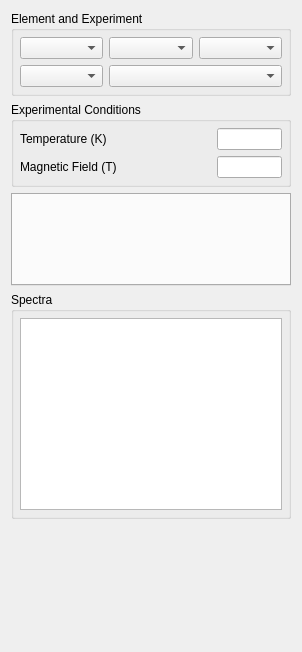
<?xml version="1.0" encoding="UTF-8"?>
<ui version="4.0">
 <class>generalPage</class>
 <widget class="QWidget" name="generalPage">
  <property name="geometry">
   <rect>
    <x>0</x>
    <y>0</y>
    <width>302</width>
    <height>652</height>
   </rect>
  </property>
  <property name="windowTitle">
   <string>Form</string>
  </property>
  <layout class="QVBoxLayout" name="verticalLayout_2">
   <item>
    <widget class="QGroupBox" name="elementAndExperimentGroupBox">
     <property name="minimumSize">
      <size>
       <width>240</width>
       <height>0</height>
      </size>
     </property>
     <property name="title">
      <string>Element and Experiment</string>
     </property>
     <layout class="QGridLayout" name="elementAndExperimentLayout">
      <property name="leftMargin">
       <number>6</number>
      </property>
      <property name="topMargin">
       <number>6</number>
      </property>
      <property name="rightMargin">
       <number>6</number>
      </property>
      <property name="bottomMargin">
       <number>6</number>
      </property>
      <property name="verticalSpacing">
       <number>6</number>
      </property>
      <item row="0" column="2">
       <widget class="ComboBox" name="symmetryComboBox">
        <property name="sizePolicy">
         <sizepolicy hsizetype="Ignored" vsizetype="Fixed">
          <horstretch>0</horstretch>
          <verstretch>0</verstretch>
         </sizepolicy>
        </property>
        <property name="toolTip">
         <string>Symmetry</string>
        </property>
       </widget>
      </item>
      <item row="0" column="0">
       <widget class="ComboBox" name="symbolComboBox">
        <property name="sizePolicy">
         <sizepolicy hsizetype="Ignored" vsizetype="Fixed">
          <horstretch>0</horstretch>
          <verstretch>0</verstretch>
         </sizepolicy>
        </property>
        <property name="toolTip">
         <string>Element</string>
        </property>
       </widget>
      </item>
      <item row="0" column="1">
       <widget class="ComboBox" name="chargeComboBox">
        <property name="sizePolicy">
         <sizepolicy hsizetype="Ignored" vsizetype="Fixed">
          <horstretch>0</horstretch>
          <verstretch>0</verstretch>
         </sizepolicy>
        </property>
        <property name="toolTip">
         <string>Charge</string>
        </property>
       </widget>
      </item>
      <item row="1" column="0">
       <widget class="ComboBox" name="experimentComboBox">
        <property name="sizePolicy">
         <sizepolicy hsizetype="Ignored" vsizetype="Fixed">
          <horstretch>0</horstretch>
          <verstretch>0</verstretch>
         </sizepolicy>
        </property>
        <property name="toolTip">
         <string>Experiment</string>
        </property>
       </widget>
      </item>
      <item row="1" column="1" colspan="2">
       <widget class="ComboBox" name="edgeComboBox">
        <property name="toolTip">
         <string>Edge</string>
        </property>
       </widget>
      </item>
     </layout>
    </widget>
   </item>
   <item>
    <widget class="QGroupBox" name="experimentalGroupBox">
     <property name="title">
      <string>Experimental Conditions</string>
     </property>
     <layout class="QVBoxLayout" name="experimentalConditionsLayout">
      <property name="leftMargin">
       <number>6</number>
      </property>
      <property name="topMargin">
       <number>6</number>
      </property>
      <property name="rightMargin">
       <number>6</number>
      </property>
      <property name="bottomMargin">
       <number>6</number>
      </property>
      <item>
       <layout class="QGridLayout" name="experimentalGridLayout">
        <property name="spacing">
         <number>6</number>
        </property>
        <item row="2" column="0">
         <widget class="QLabel" name="magneticFieldLabel">
          <property name="text">
           <string>Magnetic Field (T)</string>
          </property>
         </widget>
        </item>
        <item row="0" column="0">
         <widget class="QLabel" name="temperatureLabel">
          <property name="sizePolicy">
           <sizepolicy hsizetype="Preferred" vsizetype="Preferred">
            <horstretch>0</horstretch>
            <verstretch>0</verstretch>
           </sizepolicy>
          </property>
          <property name="text">
           <string>Temperature (K)</string>
          </property>
         </widget>
        </item>
        <item row="2" column="1" alignment="Qt::AlignRight">
         <widget class="DoubleLineEdit" name="magneticFieldLineEdit">
          <property name="sizePolicy">
           <sizepolicy hsizetype="Preferred" vsizetype="Fixed">
            <horstretch>0</horstretch>
            <verstretch>0</verstretch>
           </sizepolicy>
          </property>
          <property name="maximumSize">
           <size>
            <width>65</width>
            <height>16777215</height>
           </size>
          </property>
          <property name="alignment">
           <set>Qt::AlignRight|Qt::AlignTrailing|Qt::AlignVCenter</set>
          </property>
         </widget>
        </item>
        <item row="0" column="1" alignment="Qt::AlignRight">
         <widget class="DoubleLineEdit" name="temperatureLineEdit">
          <property name="sizePolicy">
           <sizepolicy hsizetype="Preferred" vsizetype="Fixed">
            <horstretch>0</horstretch>
            <verstretch>0</verstretch>
           </sizepolicy>
          </property>
          <property name="maximumSize">
           <size>
            <width>65</width>
            <height>16777215</height>
           </size>
          </property>
          <property name="alignment">
           <set>Qt::AlignRight|Qt::AlignTrailing|Qt::AlignVCenter</set>
          </property>
         </widget>
        </item>
       </layout>
      </item>
     </layout>
    </widget>
   </item>
   <item>
    <widget class="QTabWidget" name="axesTabWidget">
     <property name="focusPolicy">
      <enum>Qt::NoFocus</enum>
     </property>
     <property name="movable">
      <bool>true</bool>
     </property>
    </widget>
   </item>
   <item>
    <widget class="QGroupBox" name="spectraGroupBox">
     <property name="title">
      <string>Spectra</string>
     </property>
     <layout class="QVBoxLayout" name="verticalLayout">
      <property name="leftMargin">
       <number>6</number>
      </property>
      <property name="topMargin">
       <number>6</number>
      </property>
      <property name="rightMargin">
       <number>6</number>
      </property>
      <property name="bottomMargin">
       <number>6</number>
      </property>
      <item>
       <widget class="TreeView" name="spectraView"/>
      </item>
     </layout>
    </widget>
   </item>
   <item>
    <spacer name="spacer">
     <property name="orientation">
      <enum>Qt::Vertical</enum>
     </property>
     <property name="sizeHint" stdset="0">
      <size>
       <width>275</width>
       <height>122</height>
      </size>
     </property>
    </spacer>
   </item>
  </layout>
 </widget>
 <customwidgets>
  <customwidget>
   <class>DoubleLineEdit</class>
   <extends>QLineEdit</extends>
   <header>.widgets</header>
  </customwidget>
  <customwidget>
   <class>TreeView</class>
   <extends>QTreeView</extends>
   <header>.views</header>
  </customwidget>
  <customwidget>
   <class>ComboBox</class>
   <extends>QComboBox</extends>
   <header>.widgets</header>
  </customwidget>
 </customwidgets>
 <resources/>
 <connections/>
</ui>
